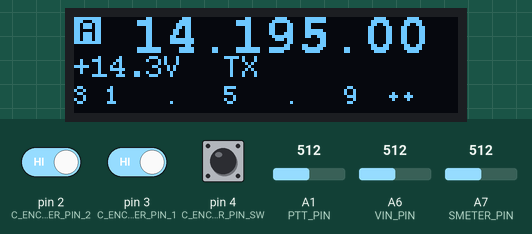
Recording of a sketch running on a simulated Arduino Nano, built with avr-gcc and run on an emulated ATmega328P. Shown: 128×32 one-colour display. The inputs (shaded band) are chosen by the test bench; at power-on: A6 (VIN_PIN) = 512, A1 (PTT_PIN) = 512, A7 (SMETER_PIN) = 512, pin 2 (C_ENCODER_PIN_2) HIGH, pin 3 (C_ENCODER_PIN_1) HIGH, pin 4 (C_ENCODER_PIN_SW) HIGH.

Above: at 4.3 s.
4.4 s: A6 (VIN_PIN) set to 390
At 5.3 s:
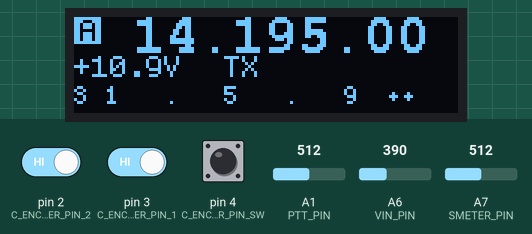
6.1 s: A1 (PTT_PIN) set to 211
7.6 s: A1 (PTT_PIN) set to 185
At 8.9 s:
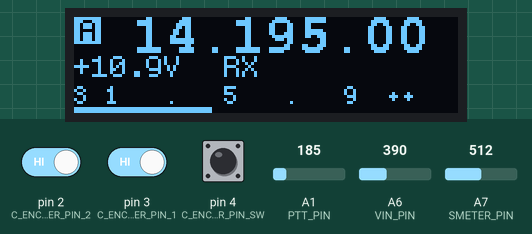
9.3 s: A7 (SMETER_PIN) set to 716
At 10.5 s:
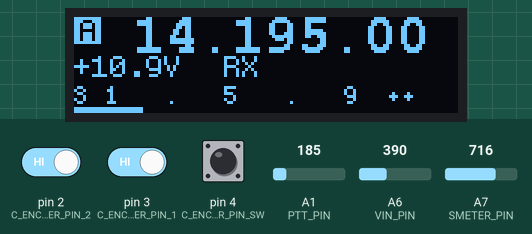
11.0 s: pin 2 (C_ENCODER_PIN_2) driven LOW
At 12.0 s:
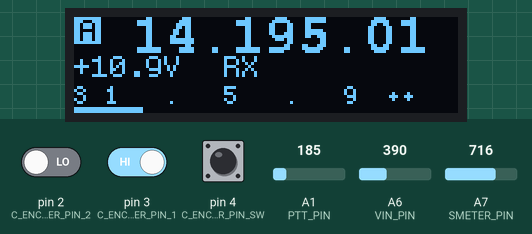
12.7 s: A6 (VIN_PIN) set to 0
At 13.8 s:
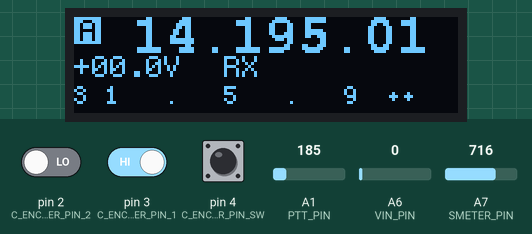
Timing chart, 0 to 15.4 s (numbered marks = the images above; inputs shaded):
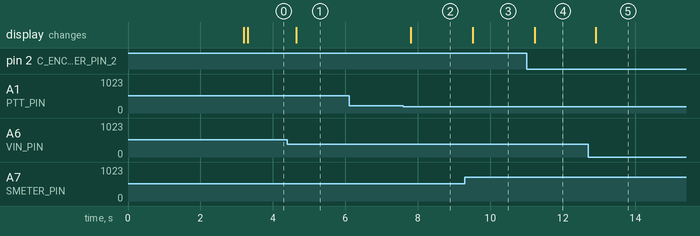

Measured:
- the behaviour switches between 201 and 200 on A1 (PTT_PIN) (found by bisection; images 1 and 2)
- after the input at 4.4 s, the display: changes after 0.24 s (image 1)
- after the input at 6.1 s, every drawn part: stays the same
- after the input at 7.6 s, the display: changes after 0.21 s (image 2)
- after the input at 9.3 s, the display: changes after 0.22 s (image 3)
- after the input at 11.0 s, the display: changes after 0.22 s (image 4)
- after the input at 12.7 s, the display: changes after 0.20 s (image 5)

The sketch:

vfo.ino
```cpp
/*******************************************************************************
Title: VFO for ILER-20
Author: Corrado Gerbaldo - IU1BOW

-------------------------------------------------------------------------------
TODO: get attenuator ?! or external switch?
TODO: get meter
TODO: get voltage
TODO: code optimization
--------------------------------------------------------------------------------
External compiling
# arduino --verify vfo.ino
# arduino --upload vfo.ino
see: https://github.com/arduino/Arduino/blob/master/build/shared/manpage.adoc

-------------------------------------------------------------------------------
External serial monitor - picocom
# picocom -b 9600 /dev/ttyUSBO
CTRL+A+X for exit: https://www.youtube.com/watch?v=cKcg9utFi5A
manual: https://linux.die.net/man/8/picocom
xxx

*******************************************************************************/

/*------------------------------------------------------------------------------
Includes
------------------------------------------------------------------------------*/
#include <Wire.h>
#include "U8glib.h"
#include <math.h>


/*------------------------------------------------------------------------------
Constants
------------------------------------------------------------------------------*/
//#define DEBUG 1  //Comment/uncomment this line to toggle debug

//AD9850
const int W_CLK = 8;       // Pin 8 - connect to AD9850 module word load clock pin (CLK)
const int FQ_UD = 9;       // Pin 9 - connect to freq update pin (FQ)
const int DATA = 10;      // Pin 10 - connect to serial data load pin (DATA)
const int RESET = 11;      // Pin 11 - connect to reset pin (RST).

//encoder
const int C_ENCODER_PIN_2 = 2; //D2
const int C_ENCODER_PIN_1 = 3; //D3
const int C_ENCODER_PIN_SW = 4;
const byte C_BOUNCE_TIME = 50;
const int C_HOLD_TIME = 1500;
const int C_DOUBLE_TIME = 500;
const int C_RESET_ENCODER_TIME=1000;

//PTT
const int PTT_PIN = A1;

//Voltage
const int VIN_PIN = A6;
const float R1 = 47200.0;
const float R2 = 9910.0;

//S-meter
const int SMETER_PIN = A7;

//frequency
const unsigned long MAX_FREQ = 14350000; //Max Frequency
const unsigned long MIN_FREQ =14000000; // Minimum Frequency
//const unsigned long START_FREQ =14220000; // Start Frequency
const unsigned long START_FREQ =14195000; // Start Frequency
const double IF=3276000;
//const double FREQ_CORRECTION = 200; //correction in hz
const double FREQ_CORRECTION = 400; //correction in hz

//GUI
const byte C_GUI_FQ_X = 20;
const byte C_GUI_FQ_Y = 12;
const byte C_GUI_VFO_X = 2;
const byte C_GUI_VFO_Y = 8;
#define C_METER "S 1   .   5   .   9  ++"
//#define C_METER "S 1 2 3 4 5 6 7 8 9 10 +"

//sleep: time after that the screen go in sleep mode
const double C_TIME_SLEEP = 900000;

//Initial initial screen
const byte SCREEN_WIDTH=128;
const byte SCREEN_HEIGHT=32;

static unsigned char initial_screen_bits[] U8G_PROGMEM = {
   0x00, 0x0e, 0x00, 0x00, 0x00, 0x00, 0x00, 0x00, 0x00, 0x00, 0x00, 0x00,
   0x00, 0x00, 0x00, 0x00, 0x00, 0x1f, 0x00, 0x00, 0x00, 0x18, 0x06, 0x03,
   0x07, 0x7e, 0x00, 0x0f, 0x0c, 0x87, 0x03, 0x00, 0x80, 0x3b, 0x00, 0x00,
   0x00, 0x18, 0x06, 0xc3, 0x07, 0xfe, 0xc1, 0x3f, 0x1c, 0x87, 0x03, 0x00,
   0xc0, 0x7b, 0x00, 0x00, 0x00, 0x18, 0x06, 0x43, 0x06, 0xc6, 0xe1, 0x70,
   0x1c, 0x8f, 0x01, 0x00, 0xe0, 0xd6, 0x00, 0x00, 0x00, 0x18, 0x06, 0x03,
   0x06, 0x86, 0x71, 0x70, 0x18, 0x8f, 0x01, 0x00, 0xe0, 0xea, 0x00, 0x00,
   0x00, 0x18, 0x06, 0x03, 0x06, 0xc6, 0x71, 0x60, 0x18, 0xcd, 0x01, 0x00,
   0xe0, 0xf5, 0x01, 0x00, 0x00, 0x18, 0x06, 0x03, 0x06, 0xfe, 0x70, 0xe0,
   0xb8, 0xc9, 0x01, 0x00, 0xc0, 0xfb, 0x01, 0x00, 0x00, 0x18, 0x06, 0x03,
   0x06, 0xfe, 0x71, 0x60, 0xb8, 0xd9, 0x00, 0x00, 0x80, 0x9f, 0x03, 0x00,
   0x00, 0x18, 0x06, 0x03, 0x06, 0x86, 0x73, 0xe0, 0xb0, 0xd9, 0x00, 0x00,
   0x00, 0x9e, 0x01, 0xf8, 0x01, 0x18, 0x86, 0x03, 0x06, 0x86, 0x73, 0x70,
   0xf0, 0xf8, 0x00, 0x00, 0x00, 0xfe, 0x01, 0xfe, 0x07, 0x18, 0x8e, 0x03,
   0x06, 0x86, 0xe3, 0x70, 0xf0, 0xf0, 0x00, 0x00, 0x00, 0xf8, 0x03, 0x0f,
   0x0e, 0x18, 0xfc, 0xc1, 0x3f, 0xfe, 0xc1, 0x3f, 0xf0, 0x70, 0x00, 0x00,
   0x00, 0x00, 0xef, 0x03, 0x0c, 0x18, 0x78, 0xc0, 0x3f, 0xff, 0x80, 0x0f,
   0xf0, 0x70, 0x00, 0x00, 0x00, 0x00, 0xfc, 0x00, 0x1c, 0x00, 0x00, 0x00,
   0x00, 0x00, 0x00, 0x00, 0x00, 0x00, 0x00, 0x00, 0x00, 0x00, 0x28, 0x00,
   0x18, 0x00, 0x00, 0x00, 0x00, 0x00, 0x00, 0x00, 0x00, 0x00, 0x00, 0x00,
   0x00, 0x00, 0x00, 0x00, 0x18, 0x00, 0x00, 0x00, 0x00, 0x00, 0x00, 0x00,
   0x00, 0x00, 0x00, 0x00, 0x00, 0x00, 0x00, 0x00, 0x18, 0x00, 0x00, 0x00,
   0x00, 0x00, 0x00, 0x00, 0x00, 0x00, 0x00, 0x00, 0x00, 0x00, 0x00, 0x00,
   0x1c, 0x00, 0x00, 0x00, 0x00, 0x00, 0x00, 0x00, 0x00, 0x00, 0x00, 0x00,
   0x80, 0xaa, 0xaa, 0xaa, 0x0c, 0x00, 0x00, 0x00, 0x00, 0x00, 0x00, 0x00,
   0x00, 0x00, 0x00, 0x00, 0xc0, 0xff, 0xff, 0xff, 0x0f, 0x00, 0x00, 0x00,
   0x00, 0x00, 0x00, 0x00, 0x00, 0x00, 0x00, 0x00, 0xe0, 0xff, 0xff, 0xff,
   0x07, 0xcc, 0xc0, 0xcf, 0x07, 0xc0, 0xc0, 0x00, 0x1c, 0x7c, 0xf8, 0x00,
   0xe0, 0x5a, 0x1b, 0x00, 0x07, 0xcc, 0xc0, 0xc0, 0x0c, 0x10, 0x23, 0x03,
   0x62, 0xcc, 0x18, 0x03, 0xe0, 0x4a, 0x1d, 0x00, 0x07, 0xcc, 0xc0, 0xc0,
   0x18, 0x00, 0x33, 0x02, 0xc3, 0x8c, 0x19, 0x03, 0xe0, 0x5a, 0x1b, 0x00,
   0x07, 0xcc, 0xc0, 0xc0, 0x08, 0x00, 0x33, 0x02, 0xc3, 0x8c, 0x18, 0x03,
   0xe0, 0x5a, 0xb9, 0x24, 0x07, 0xcc, 0xc0, 0xcf, 0x0f, 0x80, 0x31, 0x06,
   0x83, 0xfc, 0x18, 0x03, 0xe0, 0x52, 0xfb, 0xff, 0x07, 0xcc, 0xc0, 0xc0,
   0x8c, 0x83, 0x31, 0x02, 0xc3, 0xcc, 0xf8, 0x00, 0xe0, 0x5a, 0x3d, 0x1f,
   0x07, 0xcc, 0xc0, 0xc0, 0x98, 0xc3, 0x30, 0x03, 0xc3, 0x8c, 0x19, 0x00,
   0xe0, 0x5a, 0x1b, 0x1e, 0x07, 0xcc, 0xc0, 0xc0, 0x18, 0x60, 0x20, 0x03,
   0x46, 0x8c, 0x19, 0x00, 0xe0, 0x4a, 0x39, 0x1e, 0x07, 0xcc, 0xcf, 0xcf,
   0x30, 0xf0, 0xe3, 0x00, 0x78, 0x0c, 0x1b, 0x00, 0xe0, 0xff, 0xff, 0xff,
   0x07, 0x00, 0x00, 0x00, 0x00, 0x00, 0x00, 0x00, 0x20, 0x00, 0x00, 0x00,
   0xc0, 0xff, 0xff, 0xff, 0x03, 0x00, 0x00, 0x00, 0x00, 0x00, 0x00, 0x00,
   0x40, 0x00, 0x00, 0x00, 0xc0, 0xff, 0xff, 0xff, 0x03, 0x00, 0x00, 0x00,
   0x00, 0x00, 0x00, 0x00, 0x00, 0x00, 0x00, 0x00 };

/*------------------------------------------------------------------------------
Global variables
------------------------------------------------------------------------------*/

//frequency
double frequency_VFOA, frequency_VFOB;
double last_frequency_VFOA,last_frequency_VFOB= 14195000;
double frequency_step;

//encoder
unsigned long sv_timer_encoder;
enum t_vfo {
  VFOA,
  VFOB
};
t_vfo VFO=VFOA;
volatile int lastEncoded=0;
int lastReading = LOW;
int hold = 0;
int single = 0;
long onTime = 0;
long lastSwitchTime = 0;
byte speed_array[4]={1,1,1,1};

//split
bool split = 0;

//ptt
bool ptt = 0;

//sleep
bool sleep = 0;

/*------------------------------------------------------------------------------
Macros
------------------------------------------------------------------------------*/
#define pulseHigh(pin) {digitalWrite(pin, HIGH); digitalWrite(pin, LOW); }
#define AVG4(A, B, C, D)     (A + B + C + D)/4
U8GLIB_SSD1306_128X32 u8g(U8G_I2C_OPT_NONE);  // I2C / TWI

/*==============================================================================
Functions
==============================================================================*/

/*------------------------------------------------------------------------------
AD9850
transfers a byte, a bit at a time, LSB first to the 9850 via serial DATA line
------------------------------------------------------------------------------*/
void tfr_byte(byte data)
{
 for (int i=0; i<8; i++, data>>=1) {
   digitalWrite(DATA, data & 0x01);
   pulseHigh(W_CLK);   //after each bit sent, CLK is pulsed high
 }
}

/*------------------------------------------------------------------------------
AD9850
Frequency send to AD9850.
Receive the frequency of VFOA, VFOB, the VFO selected and the split.

Calculate the frequency using the selected frequency and, sum the "correction"
and subtract the IF.
Then  <sys clock> * <frequency tuning word>/2^32

------------------------------------------------------------------------------*/
void sendFrequency(double fa, double fb, t_vfo vfo,bool sp) {
  double f;

  static double sv_f = 0;

  //manage split
  if (( sp == 1) && ( ptt == 1)) {
    if ( vfo == VFOA) {
      vfo=VFOB;
    } else {
      vfo=VFOA;
    };
  };

  //manage VFO freq
  if ( vfo == VFOA) {
    f=fa;
  } else {
    f=fb;
  };

  if (sv_f != f) {
    sv_f = f;
    f = f+FREQ_CORRECTION;
    #if defined(DEBUG)
     Serial.print("Freq: ");
     Serial.print(f);
     Serial.print(" corrected to: ");
     Serial.print(f);
    #endif

    f = f-IF;

    int32_t freq = f * 4294967295/125000000;  // note 125 MHz clock on 9850
    #if defined(DEBUG)
     Serial.print(" send to AD9850: ");
     Serial.println(freq);
    #endif

    for (int b=0; b<4; b++, freq>>=8) {
     tfr_byte(freq & 0xFF);
    }
    tfr_byte(0x000);   // Final control byte, all 0 for 9850 chip
    pulseHigh(FQ_UD);  // Done!  Should see output
  };
};

/*------------------------------------------------------------------------------
ENCODER INTERRUPT
Assign the frequency value to the encoder
At every thik of the encoder check the speed and get the Step
So increase or decrease the freq
------------------------------------------------------------------------------*/
void updateEncoder(){

  double encoderValue;

  //assign the frequency to encoder value
  if (VFO==VFOA) {
    encoderValue=frequency_VFOA;
   } else {
    encoderValue=frequency_VFOB;
   };

   //get the encoder value
  int MSB = digitalRead(C_ENCODER_PIN_1); //MSB = most significant bit
  int LSB = digitalRead(C_ENCODER_PIN_2); //LSB = least significant bit
  int encoded = (MSB << 1) |LSB; //converting the 2 pin value to single number
  int sum  = (lastEncoded << 2) | encoded; //adding it to the previous encoded value

  //CV
  if(sum == 0b1101 || sum == 0b0100 || sum == 0b1011) {
    encoderValue = encoderValue +frequency_step;
  //if an entire tick so get the frequency step basing on the AVG of the lasts
  // 4 checks
} else if (sum == 0b0010) {
    frequency_step=getSpeedAVG(sv_timer_encoder);
    encoderValue = encoderValue +frequency_step;
    #if defined(DEBUG)
      Serial.print ("Step CV : ");
      Serial.println (frequency_step);
    #endif
  //CCV
  } else if (sum == 0b1110 || sum == 0b0001 || sum == 0b1000) {
    encoderValue = encoderValue - frequency_step;
    //if an entire tick so get the frequency step basing on the AVG of the lasts
    // 4 checks
  } else if (sum == 0b0111) {
    frequency_step=getSpeedAVG(sv_timer_encoder);
    encoderValue = encoderValue-frequency_step;
    #if defined(DEBUG)
      Serial.print ("Step CCV: ");
      Serial.println (frequency_step);
    #endif
  };

  lastEncoded = encoded; //store this value for next time

  //set Freq
  if (encoderValue > MAX_FREQ) {
     encoderValue = MAX_FREQ;
  } else if (encoderValue <MIN_FREQ) {
    encoderValue = MIN_FREQ;
  };

  if (VFO==VFOA) {
    frequency_VFOA=encoderValue;
  } else {
    frequency_VFOB=encoderValue;
  };

};

/*------------------------------------------------------------------------------
ENCODER
shift the array by 1
then at the last byte put a value (1,2,3) basing on the speed.
If its pass too time from last encoding value, then put all bytes to 1

Retur 10^avg of all array elements
------------------------------------------------------------------------------*/
double getSpeedAVG(unsigned long &svt){

  memmove(speed_array, speed_array+1,3*sizeof(*speed_array));

  unsigned long timer_encoder = millis();
  unsigned timer_diff = timer_encoder - svt;

  if (timer_diff > C_RESET_ENCODER_TIME) {
    speed_array[0]=1;
    speed_array[1]=1;
    speed_array[2]=1;
    speed_array[3]=1;
    //memset(spar,1,3*sizeof(*spar));
  } else if (timer_diff > 400){
    speed_array[3]=1;
  } else if (timer_diff < 120) {
    speed_array[3]=3;
  } else {
    speed_array[3]=2;
  };

  svt=timer_encoder;

  //wake up (if it's sleeping)
  if (sleep == 1) {
    sleep = 0;
    u8g.sleepOff();
  //  delay(100);
    #if defined(DEBUG)
     Serial.println("Sleep mode OFF");
    #endif
    //delay(50);
  }

  //return pow(10,(round((double)((speed_array[0]+speed_array[1]+speed_array[2]+speed_array[3])/4))));
  return pow(10,(round((double)(AVG4(speed_array[0],speed_array[1],speed_array[2],speed_array[3])))));

};

/*------------------------------------------------------------------------------
Encoder: Release button
------------------------------------------------------------------------------*/
//release button
void onRelease() {

 if ((millis() - lastSwitchTime) >= C_DOUBLE_TIME) {
   single = 1;
   lastSwitchTime = millis();
   return;
 }

    //double press VFOA/B switch
 if ((millis() - lastSwitchTime) < C_DOUBLE_TIME) {
   single = 0;
   lastSwitchTime = millis();
   #if defined(DEBUG)
      Serial.println("double press");
   #endif
 }

};

/*------------------------------------------------------------------------------
GUI
Format the frequency using dots
------------------------------------------------------------------------------*/
String formattedFreq(double f) {
  String sf (f,0);
  return sf.substring(0,2)+"."+sf.substring(2,5)+"."+sf.substring(5,7);
};

/*------------------------------------------------------------------------------
GUI
when invoched refresh all informations on display
- VFO A/B
- Frequency
------------------------------------------------------------------------------*/

void GUIRefresh(double fa,double fb, t_vfo v, bool sp, float vin, byte smeter) {

  char buf[10];

  //manage split
  if (( sp == 1) && ( ptt == 1)) {
    if ( v == VFOA) {
      v=VFOB;
    } else {
      v=VFOA;
    };
  };

  u8g.firstPage();
  do {

    //erase VFO A/B indicator
    u8g.drawBox(0,0,9,9);
    u8g.setFont(u8g_font_6x12);
    u8g.setColorIndex(0);

    //display VFO A/B indicator
    if (v==VFOA){
      formattedFreq(fa).toCharArray(buf,10);
      u8g.drawStr(C_GUI_VFO_X,C_GUI_VFO_Y,"A");   //display VFOA indicator
    } else {
      formattedFreq(fb).toCharArray(buf,10);
      u8g.drawStr(C_GUI_VFO_X,C_GUI_VFO_Y,"B");   //display VFOB indicator
    }

    //display frequency
    u8g.setColorIndex(1);
    u8g.setFont(u8g_font_courB14);
    u8g.drawStr(C_GUI_FQ_X,C_GUI_FQ_Y,buf);  //display frequency

    u8g.setFont(u8g_font_profont11);
    //u8g.drawStr(0,20,"13.8 S A TX");

    //voltage
    u8g.setColorIndex(1);
    String vinFormat (vin,1);
    if (vin < 10.0) {
      vinFormat="0"+vinFormat;
    };
    vinFormat="+"+vinFormat+"V";
    vinFormat.toCharArray(buf,10);
    u8g.drawStr(0,20,buf);

    //split indicator
    if (sp==0){
      u8g.setColorIndex(0);
      u8g.drawStr(40,20,"S");
    } else {
      u8g.setColorIndex(1);
      u8g.drawStr(40,20,"S");
    }

    //tx indicator
    if (ptt==0){
      u8g.setColorIndex(1);
      u8g.drawStr(50,20,"RX");
    } else {
      u8g.setColorIndex(1);
      u8g.drawStr(50,20,"TX");
    }

    //display meter bar
    u8g.setColorIndex(1);
    u8g.setFont(u8g_font_profont10);
    u8g.drawStr(0,29,C_METER);

    //if ptt is pressed the smeter is zero
    if (ptt == 1) {
        u8g.setColorIndex(0);
        u8g.drawBox(0,SCREEN_HEIGHT-2,SCREEN_WIDTH,SCREEN_HEIGHT);
    } else {
        u8g.drawBox(0,SCREEN_HEIGHT-2,smeter*SCREEN_WIDTH/11,SCREEN_HEIGHT);
    };

    u8g.setColorIndex(1);

  } while ( u8g.nextPage() );

};

/******************************************************************************
SETUP
*******************************************************************************/
void setup() {

  #if defined(DEBUG)
    Serial.begin(9600);
    Serial.println("DEBUG");
  #endif

  // initialize and clear display
  u8g.begin();

/*
  const int W_CLK = 8;       // Pin 8 - connect to AD9850 module word load clock pin (CLK)
  const int FQ_UD = 9;       // Pin 9 - connect to freq update pin (FQ)
  const int DATA = 10;      // Pin 10 - connect to serial data load pin (DATA)
  const int RESET = 11;      // Pin 11 - connect to reset pin (RST).

  //encoder
  // A logical OR against zero or a logical AND against one
  // will not change the status of a bit.
  //encoder
  /*pinMode(C_ENCODER_PIN_1,INPUT_PULLUP);
  pinMode(C_ENCODER_PIN_2,INPUT_PULLUP);
  pinMode(C_ENCODER_PIN_SW,INPUT_PULLUP);*/
  DDRD=DDRD & B11100011;   //pinmode input to D2, D3, D4
  PORTD = PORTD | B00011100; //enable pullup on D2, D3, D4
  //DDRD=B00011100;

  attachInterrupt(0, updateEncoder, CHANGE);
  attachInterrupt(1, updateEncoder, CHANGE);

  // configure arduino data pins for output to AD9850 DDS
  pinMode(FQ_UD, OUTPUT);
  pinMode(W_CLK, OUTPUT);
  pinMode(DATA, OUTPUT);
  pinMode(RESET, OUTPUT);
//  DDRB = DDRB | B00001111;

  //enable AD9850 DDS
  pulseHigh(RESET);
  pulseHigh(W_CLK);
  pulseHigh(FQ_UD);  // this pulse enables serial mode - Datasheet page 12 figure 10

  //enable pin to read PTT
  //pinMode(PTT_PIN, INPUT);

  //enable pin to read voltage
  //pinMode(VIN_PIN, INPUT);

#if not defined(DEBUG)
  //display initial screen/logo
  u8g.firstPage();
  do {
    u8g.drawXBMP( 0, 0, SCREEN_WIDTH, SCREEN_HEIGHT, initial_screen_bits);
  } while ( u8g.nextPage() );
  delay(3000);
#endif

  frequency_VFOA=START_FREQ;
  frequency_VFOB=START_FREQ;

  //GUIRefresh(frequency_VFOA,frequency_VFOB, VFO,split,getVIN());
  GUIRefresh(frequency_VFOA,frequency_VFOB, VFO,split,0,0);

  #if defined(DEBUG)
    Serial.println("READY");
  #endif

};

/*------------------------------------------------------------------------------
getVIN: get the voltage
------------------------------------------------------------------------------*/
float getVIN() {

  int value = analogRead(VIN_PIN);
  float v1 = (value * 4.98) / 1024.0;
  //float vout = (v1/(R2/(R1+R2)))+1.4;
  float vout = (v1/(R2/(R1+R2)));

  return vout;
}

/*------------------------------------------------------------------------------
getSMeter: get the s-meter value
------------------------------------------------------------------------------*/
byte getSMeter(float v) {

  float value = analogRead(SMETER_PIN)*13.3/v;
  Serial.print (v);
  Serial.print (" ");

  byte vout;
  //float vout = 5-((value*5)/1024);
  //TODO: check the value and return 1, 2, 3....
  //TODO: considerare anche il voltaggio V-- valori impostati a 13,5v
  Serial.print ("Smeter: ");
  Serial.print(value);
  if (value > 1020 ) {
    vout = 0;
  } else if (value > 930 ){
    vout = 1;
  } else if (value > 800 ){
    vout = 2;
  } else if (value > 650 ){
    vout = 3;
  } else if (value > 600 ){
    vout = 4;
  } else if (value > 550 ){
    vout = 5;
  } else if (value > 450 ){
    vout = 6;
  } else if (value > 350 ){
    vout = 7;
  } else if (value > 250 ){
    vout = 8;
  } else if (value > 150 ){
    vout = 9;
  } else if (value > 100 ){
    vout = 10;
  } else {
    vout = 11;
  } ;
  Serial.print ( " --> ");
  Serial.println(vout);
  return vout;
}

/******************************************************************************
MAIN LOOP
*******************************************************************************/
void loop() {

  long int timer_diff = millis()- sv_timer_encoder;

// you now have the values of all eight pins in the PIND register
// contained in a variable. The only pin we care about is pin 2.
// So we do a logical AND on the button variable to isolate the
// bit we want.

//  int reading = !digitalRead(C_ENCODER_PIN_SW);
  int reading = !(PIND & B00010000);

  //first pressed
   if (reading == HIGH && lastReading == LOW) {
     onTime = millis();
   }

  //Hold for more time
   if (reading == HIGH && lastReading == HIGH) {
     if ((millis() - onTime) > C_HOLD_TIME) {
       #if defined(DEBUG)
        Serial.println("hold");
       #endif
       hold = 1;
     }
   }

  //released
   if (reading == LOW && lastReading == HIGH) {
     if (((millis() - onTime) > C_BOUNCE_TIME) && hold != 1) {
       onRelease();
     }
     if (hold == 1) {
       if (split == 0){
          split=1;
        } else {
          split=0;
        };
       #if defined(DEBUG)
        Serial.println("released");
       #endif
       hold = 0;
     }
   }
   lastReading = reading;

  //single press
   if (single == 1 && (millis() - lastSwitchTime) > C_DOUBLE_TIME) {
     #if defined(DEBUG)
        Serial.println("single press");
     #endif
     single = 0;
     if (VFO==VFOA) {
      VFO=VFOB;
     } else {
      VFO=VFOA;
     };

    #if defined(DEBUG)
      Serial.print("VFO changed to: ");
      Serial.println(VFO);
    #endif
   //  GUIRefresh(frequency_VFOA,frequency_VFOB, VFO,split);
   }

  if (analogRead(PTT_PIN)>200) {
    #if defined(DEBUG)
      Serial.println("PTT pressed");
    #endif
    ptt = 1;
    //sendFrequency(frequency_VFOA,frequency_VFOB,VFO,split);
  } else {
    ptt = 0;
  }


  //GUIRefresh(frequency_VFOA,frequency_VFOB,VFO,split,getVIN());
  float vin=getVIN();
  GUIRefresh(frequency_VFOA,frequency_VFOB,VFO,split,vin,getSMeter(vin));
  sendFrequency(frequency_VFOA,frequency_VFOB,VFO,split);

  if (frequency_VFOA != last_frequency_VFOA) {
  //   GUIRefresh(frequency_VFOA,frequency_VFOB,VFO);
    //sendFrequency(frequency_VFOA,frequency_VFOB,VFO,split);
    last_frequency_VFOA = frequency_VFOA;
  };

  if (frequency_VFOB != last_frequency_VFOB) {
  //   GUIRefresh(frequency_VFOA,frequency_VFOB,VFO);
    //sendFrequency(frequency_VFOA,frequency_VFOB,VFO,split);
    last_frequency_VFOB = frequency_VFOB;
  };

/*

   if (timer_diff > C_RESET_ENCODER_TIME) {
     speed_array[0]=1;
     speed_array[1]=1;
     speed_array[2]=1;
     speed_array[3]=1;
     frequency_step=10;
   };

*/
   //go to bed

  if ((timer_diff > C_TIME_SLEEP) && (sleep == 0 )) {
    sleep = 1;
    u8g.sleepOn();
    #if defined(DEBUG)
      Serial.println("Sleep mode ON");
    #endif
   //reset speeed control rotarty C_ENCODER_PIN_1
 }  else if (timer_diff > C_RESET_ENCODER_TIME) {
    speed_array[0]=1;
    speed_array[1]=1;
    speed_array[2]=1;
    speed_array[3]=1;
    frequency_step=10;
  };


};
```
